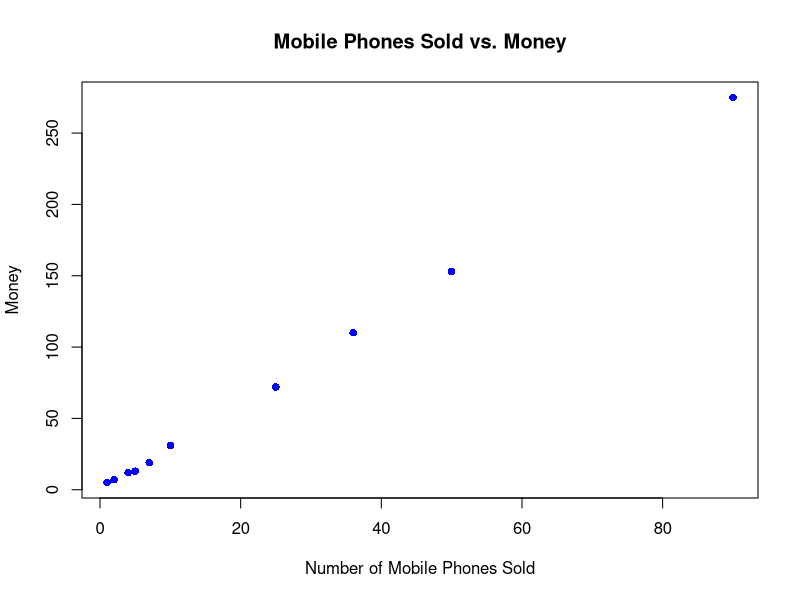

The R script that drew this image:
x <- c(4, 1, 5, 7, 10, 2, 50, 25, 90, 36)
y <- c(12, 5, 13, 19, 31, 7, 153, 72, 275, 110)
# Create a scatter plot
plot(x, y, main = "Mobile Phones Sold vs. Money",
     xlab = "Number of Mobile Phones Sold",
     ylab = "Money",
     pch = 16,      # Set the point type to filled circles
     col = "blue")  # Set the color of the points to blue